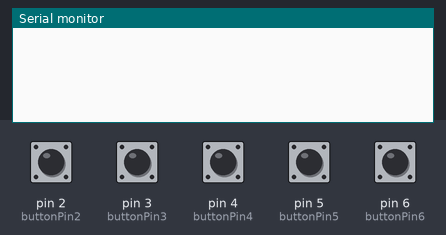
Recording of a sketch running on a simulated Arduino Leonardo, built with avr-gcc and run on an emulated ATmega32U4. On the bench: the last lines printed to the serial monitor. Inputs (shaded band) come from the test bench; at power-on: pin 2 (buttonPin2), pin 3 (buttonPin3), pin 4 (buttonPin4), pin 5 (buttonPin5), pin 6 (buttonPin6) HIGH. USB keyboard and mouse output is not drawn.

Above: at 1.2 s.
1.3 s: pin 2 (buttonPin2) pulled LOW for 0.15 s
At 2.1 s:
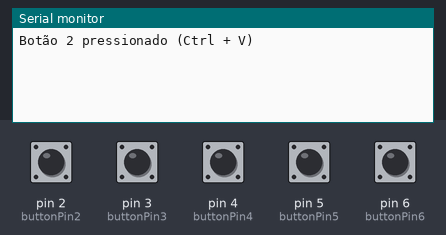
2.9 s: pin 3 (buttonPin3) pulled LOW for 0.15 s
At 4.1 s:
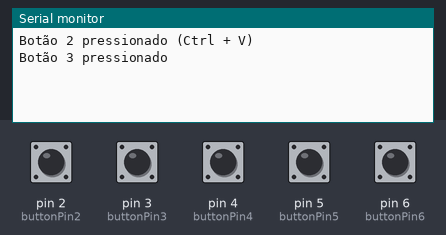
4.9 s: pin 5 (buttonPin5) pulled LOW for 0.15 s
At 5.5 s:
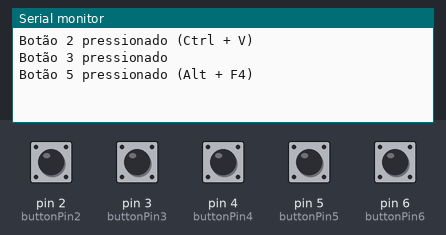
6.6 s: pin 6 (buttonPin6) pulled LOW for 0.15 s
At 7.9 s:
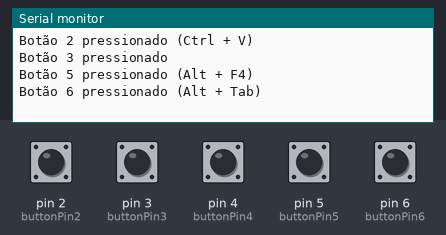
8.2 s: pin 4 (buttonPin4) pulled LOW for 0.15 s
At 9.6 s:
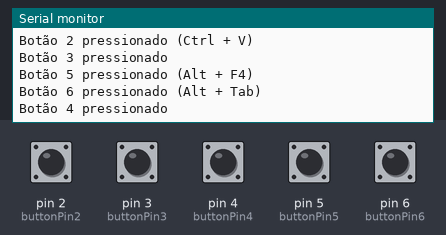
9.8 s: pin 3 (buttonPin3) driven LOW and pin 4 (buttonPin4) driven LOW
At 11.1 s:
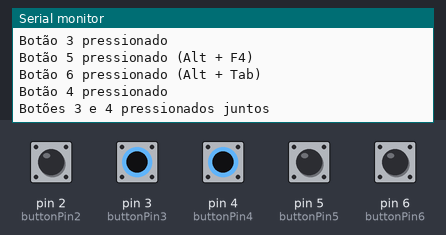

Measured:
- after the input at 1.3 s, the serial monitor: prints a new line after 0.10 s (image 1)
- after the input at 2.9 s, the serial monitor: prints a new line after 0.52 s (image 2)
- after the input at 4.9 s, the serial monitor: prints a new line after 0.22 s (image 3)
- after the input at 6.6 s, the serial monitor: prints a new line after 0.12 s (image 4)
- after the input at 8.2 s, the serial monitor: prints a new line after 0.60 s (image 5)
- after the input at 9.8 s, the serial monitor: prints a new line after 0.56 s (image 6)

The sketch:

streamdeck_prototipo.ino
```cpp
#include <Keyboard.h>

// Define os pinos onde os botões estão conectados
const int buttonPin2 = 2;
const int buttonPin3 = 3;
const int buttonPin4 = 4;
const int buttonPin5 = 5;
const int buttonPin6 = 6;

// Variáveis para armazenar o estado anterior dos botões
int lastButtonState2 = HIGH;
int lastButtonState3 = HIGH;
int lastButtonState4 = HIGH;
int lastButtonState5 = HIGH;
int lastButtonState6 = HIGH;

// Tempo de debounce
unsigned long debounceDelay = 50;
unsigned long lastDebounceTime3 = 0;
unsigned long lastDebounceTime4 = 0;

void setup() {
  pinMode(buttonPin2, INPUT_PULLUP);
  pinMode(buttonPin3, INPUT_PULLUP);
  pinMode(buttonPin4, INPUT_PULLUP);
  pinMode(buttonPin5, INPUT_PULLUP);
  pinMode(buttonPin6, INPUT_PULLUP);

  Serial.begin(9600);
  Keyboard.begin();
}

void loop() {
  // Lê o estado atual de cada botão
  int buttonState2 = digitalRead(buttonPin2);
  int buttonState3 = digitalRead(buttonPin3);
  int buttonState4 = digitalRead(buttonPin4);
  int buttonState5 = digitalRead(buttonPin5);
  int buttonState6 = digitalRead(buttonPin6);

  unsigned long currentTime = millis();

  // Verifica o botão 3 com debounce
  if (buttonState3 != lastButtonState3 && (currentTime - lastDebounceTime3) > debounceDelay) {
    lastDebounceTime3 = currentTime;
    if (buttonState3 == LOW) {
      // Verifica se o botão 4 está pressionado simultaneamente
      if (buttonState4 == LOW) {
        // Ambos os botões 3 e 4 pressionados ao mesmo tempo
        Keyboard.press(KEY_LEFT_GUI);
        delay(100);
        Keyboard.releaseAll();
        delay(100);
        Keyboard.print("steam");
        delay(250);
        Keyboard.press(KEY_RETURN);
        delay(100);
        Keyboard.releaseAll();
        Serial.println("Botões 3 e 4 pressionados juntos");
      } else {
        // Apenas o botão 3 foi pressionado
        Keyboard.press(KEY_LEFT_GUI);
        delay(50);
        Keyboard.releaseAll();
        delay(100);
        Keyboard.print("google");
        delay(250);
        Keyboard.press(KEY_RETURN);
        delay(100);
        Keyboard.releaseAll();
        Serial.println("Botão 3 pressionado");
      }
    }
  }

  // Verifica o botão 4 com debounce
  if (buttonState4 != lastButtonState4 && (currentTime - lastDebounceTime4) > debounceDelay) {
    lastDebounceTime4 = currentTime;
    if (buttonState4 == LOW && buttonState3 != LOW) {
      // Apenas o botão 4 foi pressionado
      Keyboard.press(KEY_LEFT_GUI);
      delay(100);
      Keyboard.releaseAll();
      delay(100);
      Keyboard.print("meu computador");
      delay(250);
      Keyboard.press(KEY_RETURN);
      delay(100);
      Keyboard.releaseAll();
      Serial.println("Botão 4 pressionado");
    }
  }

  // Verifica os outros botões normalmente
  if (buttonState2 == LOW && lastButtonState2 == HIGH) {
    Keyboard.press(KEY_LEFT_CTRL);
    Keyboard.press('v');
    delay(100);
    Keyboard.releaseAll();
    Serial.println("Botão 2 pressionado (Ctrl + V)");
  }

  if (buttonState5 == LOW && lastButtonState5 == HIGH) {
    Keyboard.press(KEY_LEFT_ALT);
    delay(100);
    Keyboard.press(KEY_F4);
    delay(100);
    Keyboard.releaseAll();
    Serial.println("Botão 5 pressionado (Alt + F4)");
  }

  if (buttonState6 == LOW && lastButtonState6 == HIGH) {
    Keyboard.press(KEY_LEFT_ALT);
    Keyboard.press(KEY_TAB);
    delay(100);
    Keyboard.release(KEY_TAB);
    Keyboard.release(KEY_LEFT_ALT);
    Serial.println("Botão 6 pressionado (Alt + Tab)");
    Keyboard.releaseAll();
  }

  // Atualiza o estado anterior de cada botão
  lastButtonState2 = buttonState2;
  lastButtonState3 = buttonState3;
  lastButtonState4 = buttonState4;
  lastButtonState5 = buttonState5;
  lastButtonState6 = buttonState6;

  delay(50);  // Debounce simples para evitar leituras erradas
}
```
